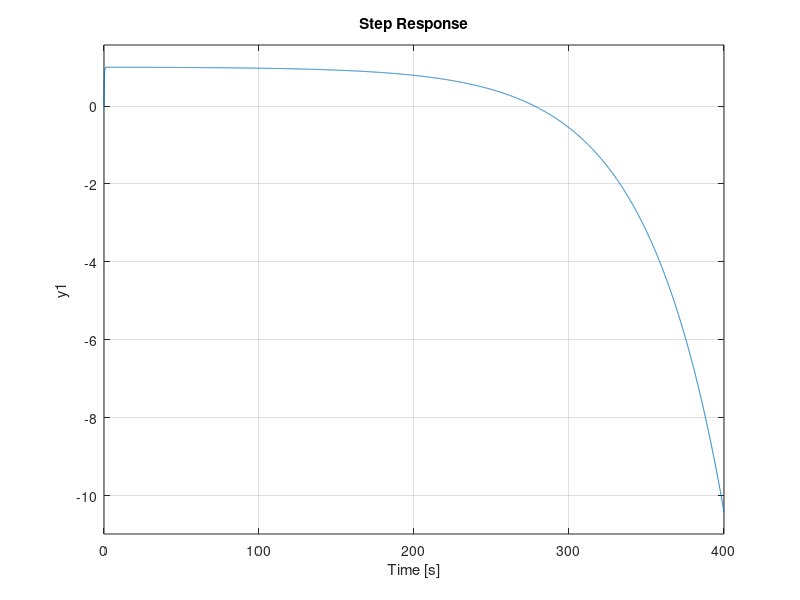

MATLAB code to generate this figure: (Note: this script raises an error after producing the figure.)
%% example source
k = 1; D = 5; P = -0.1; I = 0;
sys = tf([k*D k*P k*I],[1 k*D k*P k*I]);
[Y,T] = step(sys);
L = length(Y);
Y = Y + (randn(L,1)-0.5)/100;

figure(2)
clf
step(sys)

%% equi-interval
L = length(Y);
T = linspace(0,T(end),L);

%% tf estimation
fun = @(x) sum((Y - lsim(tf([x(1)*x(2) x(1)*x(3) x(1)*x(4)],[1 x(1)*x(2) x(1)*x(3) x(1)*x(4)]),ones(1,L),T)).^2);

options = optimoptions('ga','ConstraintTolerance',1e-4);
result = ga(fun,4,[],[],[],[],[0 0 0 0],[],[],options);

% options = optimoptions('fmincon','ConstraintTolerance',1e-10);
% result = fmincon(fun,[1 3 10 1],[],[],[],[],[0 -inf -inf -inf],[inf inf inf inf],[],options);

%% plot result
figure(1)
clf
hold on
grid on
x = result;
% estimated tf response
lsim(tf([x(1)*x(2) x(1)*x(3) x(1)*x(4)],[1 x(1)*x(2) x(1)*x(3) x(1)*x(4)]),ones(1,L),T)
% actual response
plot(T,Y,'r')

disp('original')
textarr = [num2str(k),' ', num2str(D),' ', num2str(P),' ', num2str(I)];
disp(textarr)
disp(num2str(result))

tf([x(1)*x(2) x(1)*x(3) x(1)*x(4)],[1 x(1)*x(2) x(1)*x(3) x(1)*x(4)])